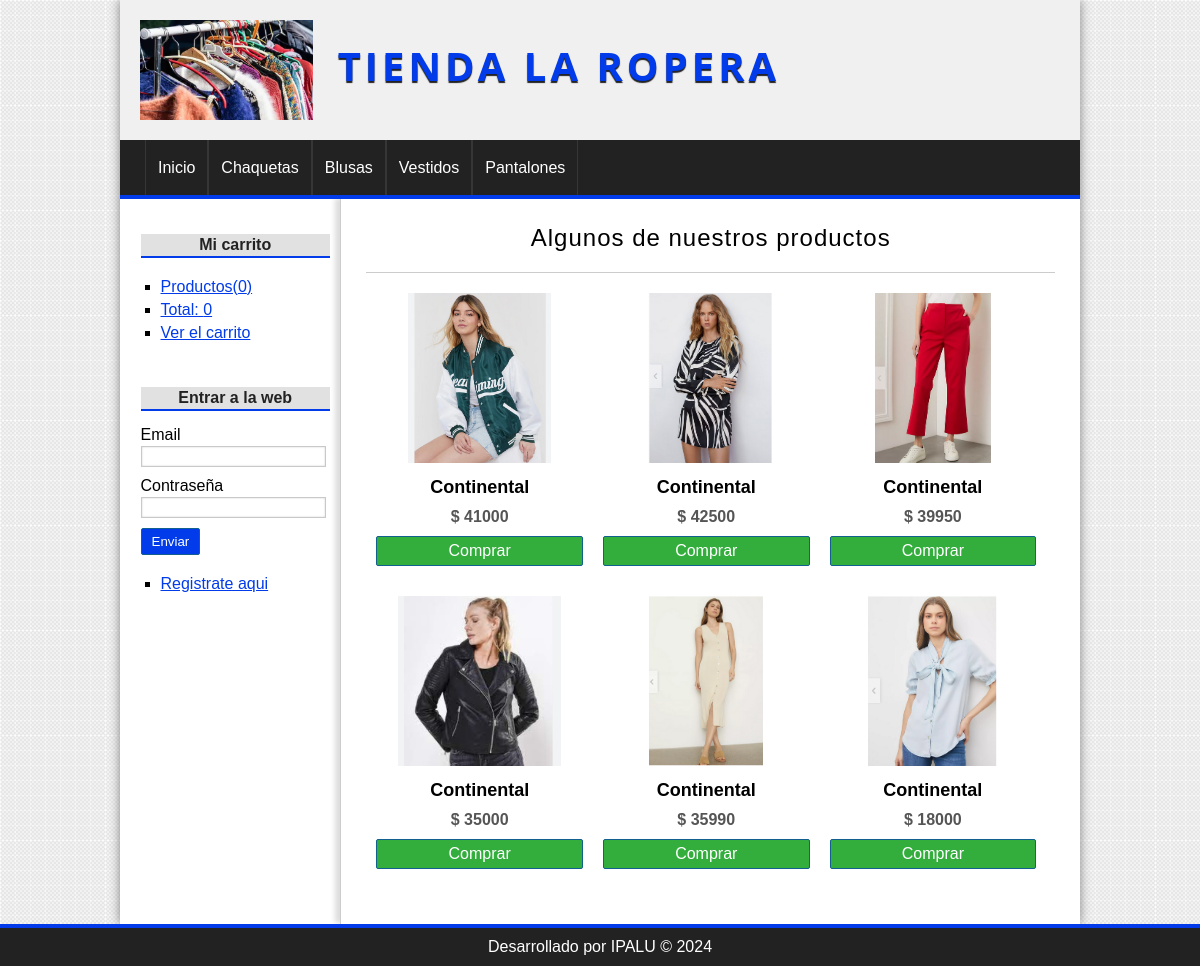
The page / on the database its author committed.
### tables this page shows
CREATE TABLE `categorias` (
  `id` int(255) NOT NULL AUTO_INCREMENT,
  `nombre` varchar(100) NOT NULL,
  PRIMARY KEY (`id`)
);

CREATE TABLE `productos` (
  `id` int(255) NOT NULL AUTO_INCREMENT,
  `categoria_id` int(255) NOT NULL,
  `nombre` varchar(100) NOT NULL,
  `descripcion` text,
  `precio` int(11) NOT NULL,
  `stock` int(255) NOT NULL,
  `oferta` varchar(2) DEFAULT NULL,
  `fecha` date NOT NULL,
  `imagen` varchar(255) DEFAULT NULL,
  PRIMARY KEY (`id`),
  KEY `fk_producto_categoria` (`categoria_id`),
  CONSTRAINT `fk_producto_categoria` FOREIGN KEY (`categoria_id`) REFERENCES `categorias` (`id`)
);

### config/db.php (called while the page is built)
<?php
    class Database {
        public static function connect() {
            $db = new mysqli('localhost','root','','tienda_master');
            $db->query("SET NAMES 'utf8'");
            return $db;
        }
    }
?>

### helpers/utils.php (called while the page is built, shortened)
<?php
class Utils {
    public static function showCategorias() {
        require_once 'models/categoria.php';
        $categoria = new Categoria();
        $categorias = $categoria->getAll();
        return $categorias;
    }
    public static function statsCarrito() {
        $stats = array(
            'count' => 0,
            'total' => 0
        );
        return $stats;
    }
}
?>

### models/categoria.php (called while the page is built, shortened)
<?php
class Categoria {
    private $db;
    public function __construct()
    {
        $this->db = Database::connect();
    }
    public function getAll() {
        $sql = "SELECT * FROM categorias ORDER BY id DESC;";
        $categorias = $this->db->query($sql);
        return $categorias;
    }
}
?>

### controllers/ProductoController.php (called while the page is built, shortened)
<?php
require_once 'models/producto.php';
class productoController {
    public function index() {
        $producto = new Producto();
        $productos = $producto->getRandom(6);
        require_once 'views/producto/destacados.php';
    }
}
?>

### models/producto.php (called while the page is built, shortened)
<?php
class Producto {
    private $db;
    public function __construct()
    {
        $this->db = Database::connect();
    }
    public function getRandom($limit) {
        $productos = $this->db->query("SELECT * FROM productos ORDER BY RAND() LIMIT $limit");
        return $productos;
    }
}
?>

### views/producto/destacados.php (the view)
<h1>Algunos de nuestros productos</h1>
<?php while($producto=$productos->fetch_object()):?>
    <div class="product">
        <a href="<?=base_url?>producto/ver&id=<?=$producto->id?>">
            <?php if($producto->imagen != null):?>
                <img src="<?=base_url?>uploads/images/<?=$producto->imagen?>">
            <?php else:?>
                <img src="<?=base_url?>assets/img/ropera.png">
            <?php endif;?>
            <h2><?=$producto->nombre?></h2>
        </a>
        <p>$ <?=$producto->precio?></p>
        <a href="<?=base_url?>carrito/add&id=<?=$producto->id?>" class="button">Comprar</a>
    </div>
<?php endwhile;?>
</div>

### views/layout/header.php (shortened to what this page needs)
<!DOCTYPE html>
<html lang="es">
<head>
    <link rel="stylesheet" href="<?=base_url?>assets/css/styles.css">
</head>
<body>
    <div id="container">
        <header id="header">
            <div id="logo">
                <img src="<?=base_url?>assets/img/ropera.png" alt="Ropera Logo">
                <a href="<?=base_url?>">
                    Tienda La Ropera
                </a>
            </div>
        </header>
        <?php $categorias = Utils::showCategorias();?>
        <nav id="menu" >
            <ul>
                <li>
                    <a href="<?=base_url?>">Inicio</a>
                </li>
                <?php while($categoria=$categorias->fetch_object()):?>
                    <li>
                        <a href="<?=base_url?>categoria/ver&id=<?=$categoria->id?>"><?=$categoria->nombre?></a>
                    </li>
                <?php endwhile;?>
            </ul>
        </nav>
        <div id="content">

### views/layout/sidebar.php (shortened to what this page needs)
<aside id="lateral">
    <div id="carrito" class="block_aside">
        <h3>Mi carrito</h3>
        <ul>
            <?php $stats = Utils::statsCarrito();?>
            <li><a href="<?= base_url ?>carrito/index">Productos(<?=$stats['count']?>)</a></li>
            <li><a href="<?= base_url ?>carrito/index">Total: <?=$stats['total']?></a></li>
            <li><a href="<?= base_url ?>carrito/index">Ver el carrito</a></li>
        </ul>
    </div>
    <div id="login" class="block_aside">
        <?php if (!isset($_SESSION['identity'])) : ?>
            <h3>Entrar a la web</h3>
            <form action="<?= base_url ?>usuario/login" method="post">
                <label for="email">Email</label>
                <input type="email" name="email">
                <label for="password">Contraseña</label>
                <input type="password" name="password">
                <input type="submit" value="Enviar">
            </form>
        <?php else : ?>
            <h3><?= $_SESSION['identity']->nombre ?> <?= $_SESSION['identity']->apellidos ?></h3>
        <?php endif; ?>
        <ul>
            <?php if (isset($_SESSION['identity'])) : ?>
                <li><a href="<?= base_url ?>pedido/mis_pedidos">Mis pedidos</a></li>
                <li><a href="<?= base_url ?>/usuario/logout">Cerrar sesion</a></li>
            <?php else : ?>
                <li><a href="<?= base_url ?>/usuario/registro">Registrate aqui</a></li>
            <?php endif; ?>
        </ul>
    </div>
</aside>
<div id="central">

### index.php (shortened to what this page needs)
<?php
require_once 'config/db.php';
require_once 'helpers/utils.php';
require_once 'views/layout/header.php';
require_once 'views/layout/sidebar.php';
if(isset($_GET['controller'])) {
    $nombre_controlador = $_GET['controller'].'Controller';
}elseif(!isset($_GET['controller']) && !isset($_GET['action'])) {
    $nombre_controlador = controller_default;
}else {
    show_error();
    exit();
}
if(class_exists($nombre_controlador)) {
    $controlador = new $nombre_controlador();
    if(isset($_GET['action']) && method_exists($controlador,$_GET['action'])) {
        $action = $_GET['action'];
        $controlador->$action();
    }elseif(!isset($_GET['controller']) && !isset($_GET['action'])) {
        $default = action_default;
        $controlador->$default();
    }else {
        show_error();
    }
}else {
    show_error();
}
require_once 'views/layout/footer.php';
?>

### views/layout/footer.php (shortened to what this page needs)
</div>
</div>
        <footer id="footer">
            <p>Desarrollado por IPALU &copy; <?=date('Y')?></p>
        </footer>
</body>
</html>

### assets/css/styles.css (style rules this page uses)
* { padding: 0px; margin: 0px; font-family: sans-serif, Helvetica, Arial; }
body { background: url(../img/bg.png); }
a { color: #013BEA; }
#container { display: flex; flex-direction: column; width: 80%; margin: 0px auto; box-shadow: 0px 0px 10px gray; background: white; }
#header { height: 145px; background: #F0F0F0; width: 100%; height: 100%; }
#logo { display: flex; flex-direction: row; padding: 20px; text-align: center; }
#logo img { height: 100px; }
#logo a { font-size: 40px; letter-spacing: 4px; font-family: 'Open Sans', Helvetica, Arial; text-transform: uppercase; color: #013BEA; font-weight: bold; text-decoration: none; margin-top: 18px; margin-left: 25px; text-shadow: 0px 2px 1px #222222; transition: all 300ms; }
#menu { clear:both; background: #222; color: white; height: 55px; border-bottom: 4px solid #013BEA; width: 100%; height: 100%; }
#menu ul { list-style: none; text-decoration: none; margin: 0px auto; margin-left: 25px; }
#menu ul li { line-height: 55px; float:left; border-right: 1px solid #363636; }
#menu a { display: block; color: white; text-decoration: none; padding-left: 12px; padding-right: 12px; transition: all 300ms; }
#menu a:first-child { border-left: 1px solid #363636; }
#content { display: flex; flex-direction: row; width: 100%; margin: 0px auto; overflow: hidden; background: white; }
#lateral { width: 22%; min-height: 500px; float: left; margin-top:20px; margin-left: 10px; }
#lateral .block_aside { display: block; width: 90%; margin: 5px auto; padding: 10px; }
#lateral h3 { display: block; color: #222; width: 100%; text-align: center; padding-top: 2px; padding-bottom: 2px; margin-bottom: 15px; font-size: 16px; font-weight: bold; background: #E1E1E1; border-bottom: 2px solid #013BEA; }
#lateral ul { margin-top: 20px; margin-bottom: 20px; }
#lateral ul li { list-style: square; margin-left: 20px; margin-top: 5px; margin-bottom: 5px; }
label, input[type="text"], input[type="password"], input[type="email"], input[type="number"], select, textarea { display:block; width: 95%; margin-top: 2px; margin-bottom: 2px; }
input[type="text"], input[type="password"], input[type="email"], input[type="number"], select, textarea { border: 1px solid #C9C9C9; box-shadow: 0px 0px 2px #ccc inset; background: white; padding: 2px; color: gray; transition: all 300ms; }
input[type="button"], input[type="submit"], button, .button { display: block; border-radius: 2px; width: auto; padding: 5px; padding-left: 10px; padding-right: 10px; color: white; background: #013BEA; border: 1px solid #11608E; cursor:pointer; }
.button { background: #33AE3D; color: white !important; text-decoration: none; }
label, input[type="button"], input[type="submit"], button { display:block; margin-top: 10px; }
#central { width: 72%; min-height: 500px; float: right; border-left: 1px solid #ccc; box-shadow: -5px -1px 5px #ddd; padding:25px; }
#central h1 { font-size: 24px; font-weight: normal; letter-spacing: 1px; text-align: center; border-bottom: 1px solid #ccc; margin-bottom: 20px; padding: 20px; padding-top: 0px; }
.product { width: 30%; float:left; margin-left: 10px; margin-right: 10px; margin-bottom: 30px; text-align: center; }
.product a { color:black; text-decoration: none; }
.product img { height:170px; margin-bottom: 10px; }
.product h2 { font-size: 18px; margin-bottom: 10px; }
.product p { font-weight: bold; color: #555; margin-bottom: 10px; }
#footer { width: 100%; clear: both; text-align: center; padding-top:10px; padding-bottom: 10px; color: white; background: #222222; border-top: 4px solid #013BEA; }

### rows shown on the page
categorias: nombre "Chaquetas"
categorias: nombre "Blusas"
categorias: nombre "Vestidos"
categorias: nombre "Pantalones"
productos: imagen (picture), nombre "Continental", precio "41000"
productos: imagen (picture), nombre "Continental", precio "42500"
productos: imagen (picture), nombre "Continental", precio "39950"
productos: imagen (picture), nombre "Continental", precio "35000"
productos: imagen (picture), nombre "Continental", precio "35990"
productos: imagen (picture), nombre "Continental", precio "18000"

### other values the page prints
$stats['count'] "0"
$stats['total'] "0"
